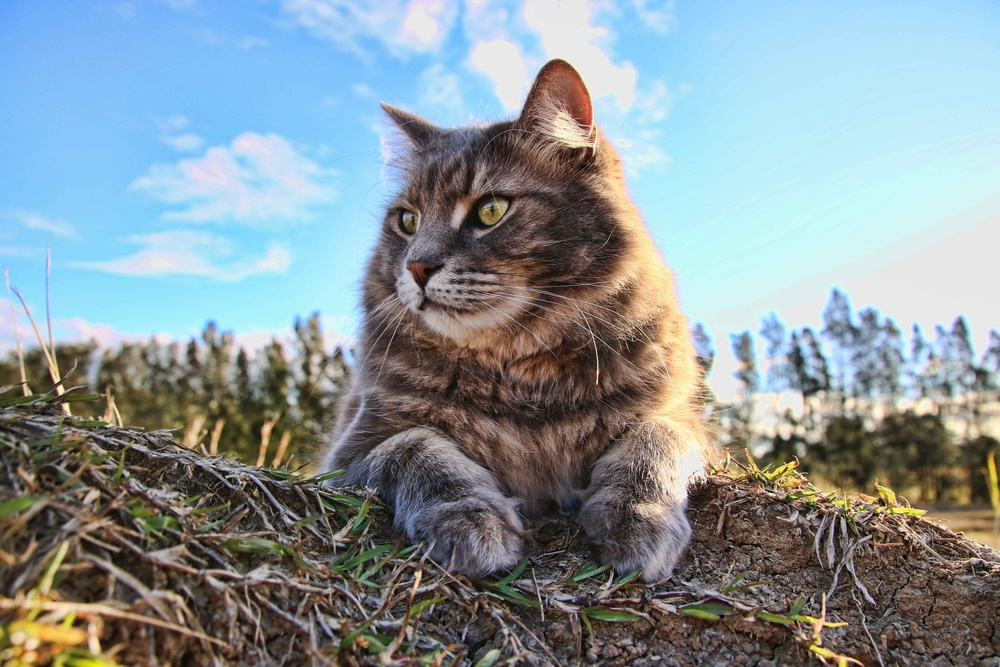
#> input picture photos/cat4k.jpeg, 1000 x 667 px, shrunk from 2048 x 1365 before the run
$ python smoothing.py
#> lines starting #> are read from the running program, lines starting #| are printed output that depends on the picture
import cv2 as cv

# https://docs.opencv.org/master/d4/d13/tutorial_py_filtering.html
img = cv.imread('photos/cat4k.jpeg')
#> img is the input picture: shape (667, 1000, 3); mean B, G, R 153.5, 149.2, 136.7
cv.imshow('Cats', img)

# Averaging
average = cv.blur(img, (7,7))
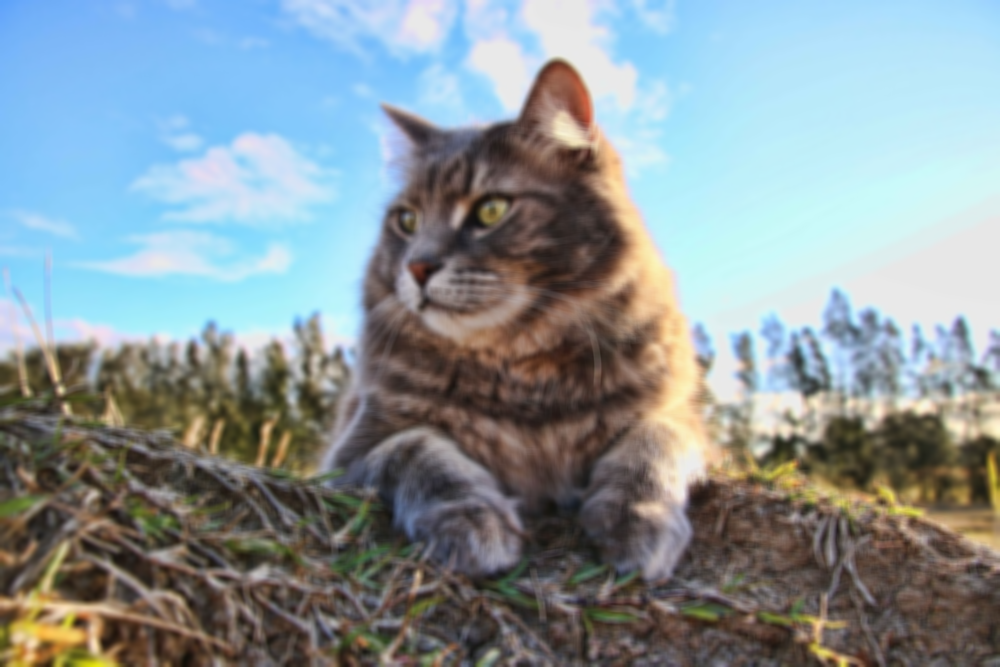
#> average: shape (667, 1000, 3); mean B, G, R 153.5, 149.2, 136.7
#cv.imshow('Cats Average', average)

# GaussianBlur
Gblur = cv.GaussianBlur(img,(7,7),0)
cv.imshow('Cats Gaussian', Gblur)

# Mediam Blur
mediam = cv.medianBlur(img, 7)
cv.imshow('Cats Mediam', mediam)

# Bilateral Blur
bilateralBlur = cv.bilateralFilter(img, 5, 75, 75)
cv.imshow('Cats Bilateral', bilateralBlur)

# press 0 to exit
cv.waitKey(0)
cv.destroyAllWindows()

$ run again, with photos/cat1.jpg copied over photos/cat4k.jpeg
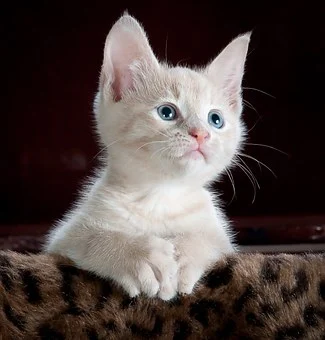
#> input picture photos/cat1.jpg, 325 x 340 px
#> img is the input picture: shape (340, 325, 3); mean B, G, R 64.3, 67, 78.6
#> `average = cv.blur(img, (7,7))`:
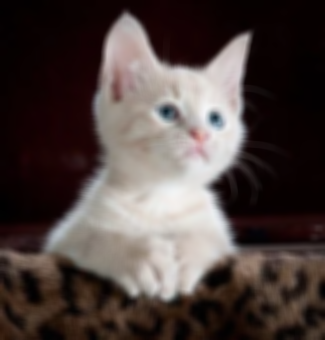
#> average: shape (340, 325, 3); mean B, G, R 64.3, 67, 78.6
